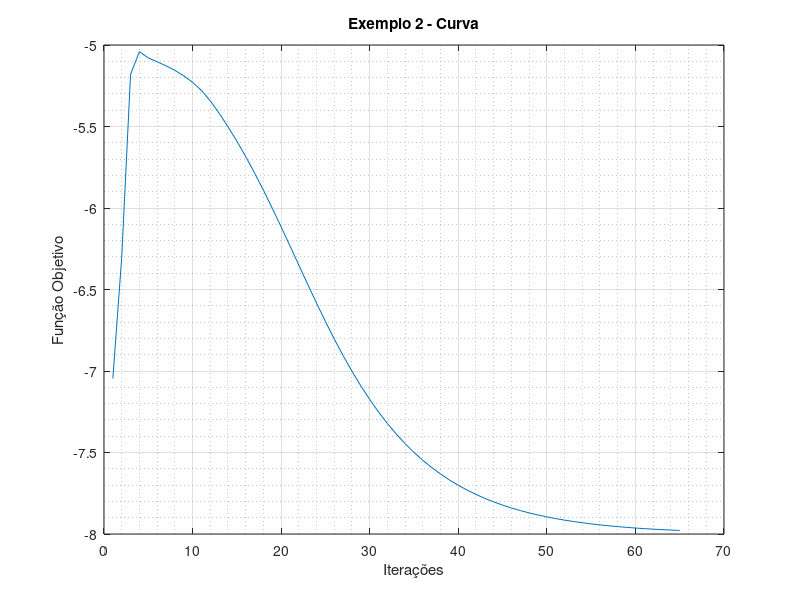

The MATLAB source for this figure:

% Método Primal Dual Barreira Logarítmica

A = [-1 1 1 0; 1 1 0 1];
b = [1 ; 5];
c = [-1; -2; 0; 0];

xk = [2.5;2.5;2.5;2.5];

sk = [2.5;2.5;2.5;2.5];

wk = [2;2];

f_obj = [];

e = ones(1,length(xk));

episolon1 = 1e-2;
episolon2 = 1e-2;
episolon3 = 1e-2;

iteracoes=1;

maxi = 1000;

Xk = zeros(length(xk),length(xk));
Sk = zeros(length(xk),length(xk));



while(iteracoes<maxi)
    
    for i=1:length(xk)
        
        Xk(i,i) = xk(i);
        
    end
    
    
    for i=1:length(sk)
        
        Sk(i,i) = sk(i);
        
    end
    
    
    % Cálculo de mik
    
        
    mik = 0.9*transpose(xk)*sk/length(sk); % quantidade de variáveis de folga no problema dual % constante pequena conforme livro puthenpura
    
    % Cálculo de tk
    
    tk =  b - A*xk;
    
    % Cálculo de uk
    
    uk = c - transpose(A)*wk-sk;
    
    
    % Cálculo de vk
    
    vk = mik*(transpose(e)) - Xk*Sk*transpose(e);
    
    % Cálculo de pk
    
    pk = inv(Xk)*vk;
    
    
    % Cálculo de thetak
    
    thetak = inv(Sk)*Xk;
    
    
    if mik < episolon1 & norm(tk)/(norm(b)+1) < episolon2 & norm(uk)/(norm(c)+1) < episolon3
        
        display('Solução Ótima Encontrada')
        
        break
        
    end
       
        
        
  
    % Calcula Direção de Translação 
    
    
    % Com as equaçeõs da aula o algoritmo não funcionou. Com as equações do
    % Livro da Puthenpura funcionou! (7.89b e 7.89c)
    
    dwk = inv(A*thetak*transpose(A))*(tk + A*thetak*(uk-pk));
        
    dsk = uk - transpose(A)*dwk;
    
    dxk = thetak*(pk-dsk);
    
    % Teste de Otimalidade
    
    if sum(tk==0) == length(tk) & sum(dxk>0)==length(dxk) & transpose(c)*dxk<0
        
        display('Problema Ilimitado')
        break 
    
    end
    
    if uk == 0 & dsk>0 & transpose(b)*dwk>0

        display('Solução Ótima Encontrada')
        break 
    end
    
    % Cálculo do Passo
    
    alfa = 0.9995;
   
    lista_x = max(-dxk./alfa.*xk);
    lista_s = max(-dsk./alfa.*sk);
    
    lista_x = [lista_x,1];
    lista_s = [lista_s,1];
    
   betap = (1/max(lista_x));
   betad = (1/max(lista_s));
    
    
    % Atualização das Variáveis
    
   
    xk = xk + betap*dxk;
    wk = wk + betad*dwk;
    sk = sk + betad*dsk; 
    
        
    f_obj = [f_obj,transpose(c)*xk];
    
    
    iteracoes = iteracoes + 1;
end



display('Solução Ótima: ')

xk

display('Função Objetivo: ')

transpose(c)*xk

plot(f_obj);
grid on
grid minor
xlabel('Iterações')
ylabel('Função Objetivo')
title('Exemplo 2 - Curva')